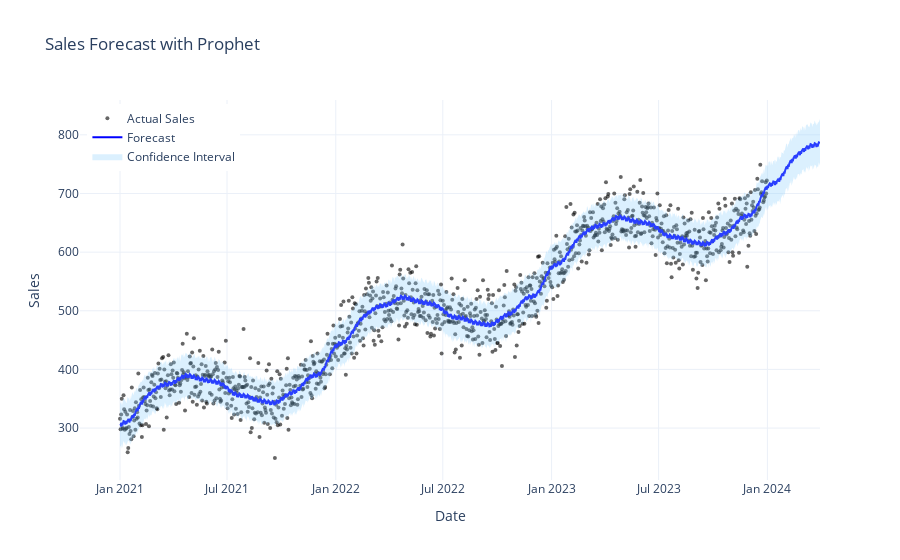

Notebook code for this chart:
### Code cell
# pip install prophet
import pandas as pd
from prophet import Prophet

# load
df = pd.read_csv('sales.csv', parse_dates=['date'])
df = df.rename(columns={'date':'ds','sales':'y'})

# optional: aggregate to desired freq:
df = df.set_index('ds').resample('D').sum().reset_index()  # daily example

m = Prophet(yearly_seasonality=True, weekly_seasonality=True, daily_seasonality=False)
# m.add_country_holidays(country_name='US')  # optional, choose your country
m.fit(df)

future = m.make_future_dataframe(periods=90, freq='D')
forecast = m.predict(future)

# --- Improved Plotly Forecast Plot ---
import plotly.graph_objects as go

fig = go.Figure()

# Actual sales
fig.add_trace(go.Scatter(
    x=df['ds'], y=df['y'],
    mode='markers',
    name='Actual Sales',
    marker=dict(color='black', size=4, opacity=0.6)
))

# Forecast line
fig.add_trace(go.Scatter(
    x=forecast['ds'], y=forecast['yhat'],
    mode='lines',
    name='Forecast',
    line=dict(color='blue', width=2)
))

# Confidence interval
fig.add_trace(go.Scatter(
    x=forecast['ds'].tolist() + forecast['ds'][::-1].tolist(),
    y=forecast['yhat_upper'].tolist() + forecast['yhat_lower'][::-1].tolist(),
    fill='toself',
    fillcolor='rgba(135,206,250,0.3)',
    line=dict(color='rgba(255,255,255,0)'),
    hoverinfo="skip",
    showlegend=True,
    name='Confidence Interval'
))

# Layout
fig.update_layout(
    title=" Sales Forecast with Prophet",
    xaxis_title="Date",
    yaxis_title="Sales",
    template="plotly_white",
    legend=dict(yanchor="top", y=0.99, xanchor="left", x=0.01)
)

fig.show()

# Keep Prophet's built-in component plots
fig2 = m.plot_components(forecast)

# Show last 15 forecasted days
forecast[['ds', 'yhat', 'yhat_lower', 'yhat_upper']].tail(15)

### Figure 1 — Plotly figure (JSON) as saved in the notebook; plotly's stock layout.template omitted (floating-point values rounded to 4 significant figures; data arrays with more than 128 entries replaced by an {"elided": "..."} marker saying what was removed)
{"data": [{"marker": {"color": "black", "opacity": 0.6, "size": 4}, "mode": "markers", "name": "Actual Sales", "type": "scatter", "x": {"elided": "1095 str values"}, "y": {"elided": "1095 int values"}}, {"line": {"color": "blue", "width": 2}, "mode": "lines", "name": "Forecast", "type": "scatter", "x": {"elided": "1185 str values"}, "y": {"elided": "1185 float values"}}, {"fill": "toself", "fillcolor": "rgba(135,206,250,0.3)", "hoverinfo": "skip", "line": {"color": "rgba(255,255,255,0)"}, "name": "Confidence Interval", "showlegend": true, "type": "scatter", "x": {"elided": "2370 str values"}, "y": {"elided": "2370 float values"}}], "layout": {"legend": {"x": 0.01, "xanchor": "left", "y": 0.99, "yanchor": "top"}, "title": {"text": " Sales Forecast with Prophet"}, "xaxis": {"title": {"text": "Date"}}, "yaxis": {"title": {"text": "Sales"}}}}
